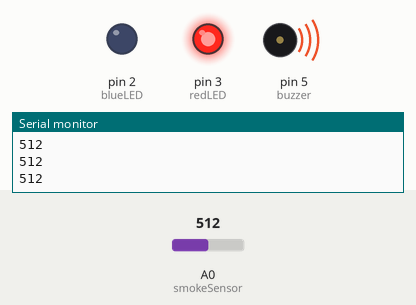
Recording of a sketch running on a simulated Arduino Uno, built with avr-gcc and run on an emulated ATmega328P. On the bench: output pins drawn as LEDs (lit = HIGH), buzzer (waves = sounding), the last lines printed to the serial monitor. Inputs (shaded band) come from the test bench; at power-on: A0 (smokeSensor) = 512.

Above: at 1.3 s.
1.4 s: A0 (smokeSensor) set to 365
2.9 s: A0 (smokeSensor) set to 336
At 4.2 s:
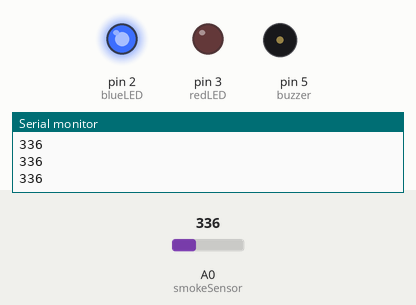
4.5 s: A0 (smokeSensor) set to 360
At 5.3 s:
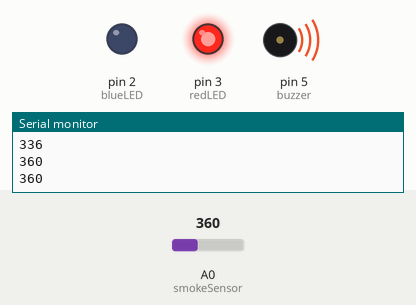
6.0 s: A0 (smokeSensor) set to 340
At 6.5 s:
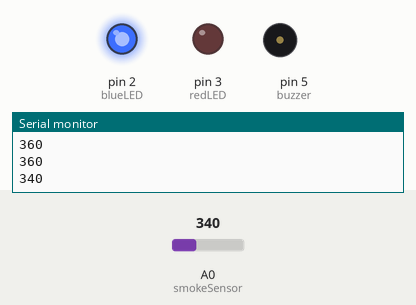
Timing chart, 0 to 8.5 s (numbered marks = the images above; inputs shaded):
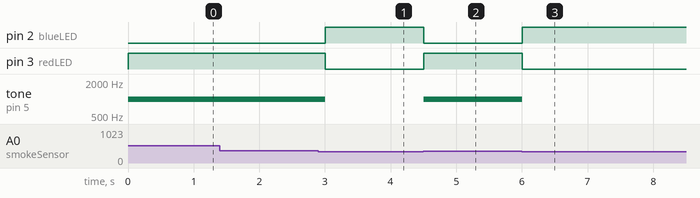

The sketch:

Smoke_Detector.ino
```cpp
int blueLED = 2;
int redLED = 3;
int buzzer = 5;
int smokeSensor = A0;     // Using Analog pin A0

int smokeLevel = 0;       // To store the analog value
int threshold =350;      // Set your HIGH threshold (example: 300)

void setup() {
  pinMode(blueLED, OUTPUT);
  pinMode(redLED, OUTPUT);
  pinMode(buzzer, OUTPUT);
  pinMode(smokeSensor, INPUT);

  Serial.begin(9600);     // To see readings on Serial Monitor
}

void loop() {
  smokeLevel = analogRead(smokeSensor);
  Serial.println(smokeLevel);   // Monitor the exact reading

  if (smokeLevel >= threshold) {
    // Smoke detected
    digitalWrite(blueLED, LOW);
    digitalWrite(redLED, HIGH);
    tone(buzzer, 1000);
  } else {
    // No smoke
    digitalWrite(blueLED, HIGH);
    digitalWrite(redLED, LOW);
    noTone(buzzer);
  }

  delay(500);  // Optional, reduces serial spamming
}
```

Measured:
- the behaviour switches between 350 and 349 on A0 (smokeSensor) (found by bisection; images 0 and 1)
- after the input at 2.9 s, pin 2 (blueLED): LOW → HIGH after 0.10 s; pin 3 (redLED): HIGH → LOW after 0.10 s; tone on pin 5 (buzzer): 1000 Hz → silent after 0.10 s
- after the input at 4.5 s, pin 2 (blueLED): HIGH → LOW at once; pin 3 (redLED): LOW → HIGH at once; tone on pin 5 (buzzer): silent → 1000 Hz at once
- after the input at 6.0 s, pin 2 (blueLED): LOW → HIGH at once; pin 3 (redLED): HIGH → LOW at once; tone on pin 5 (buzzer): 1000 Hz → silent at once
